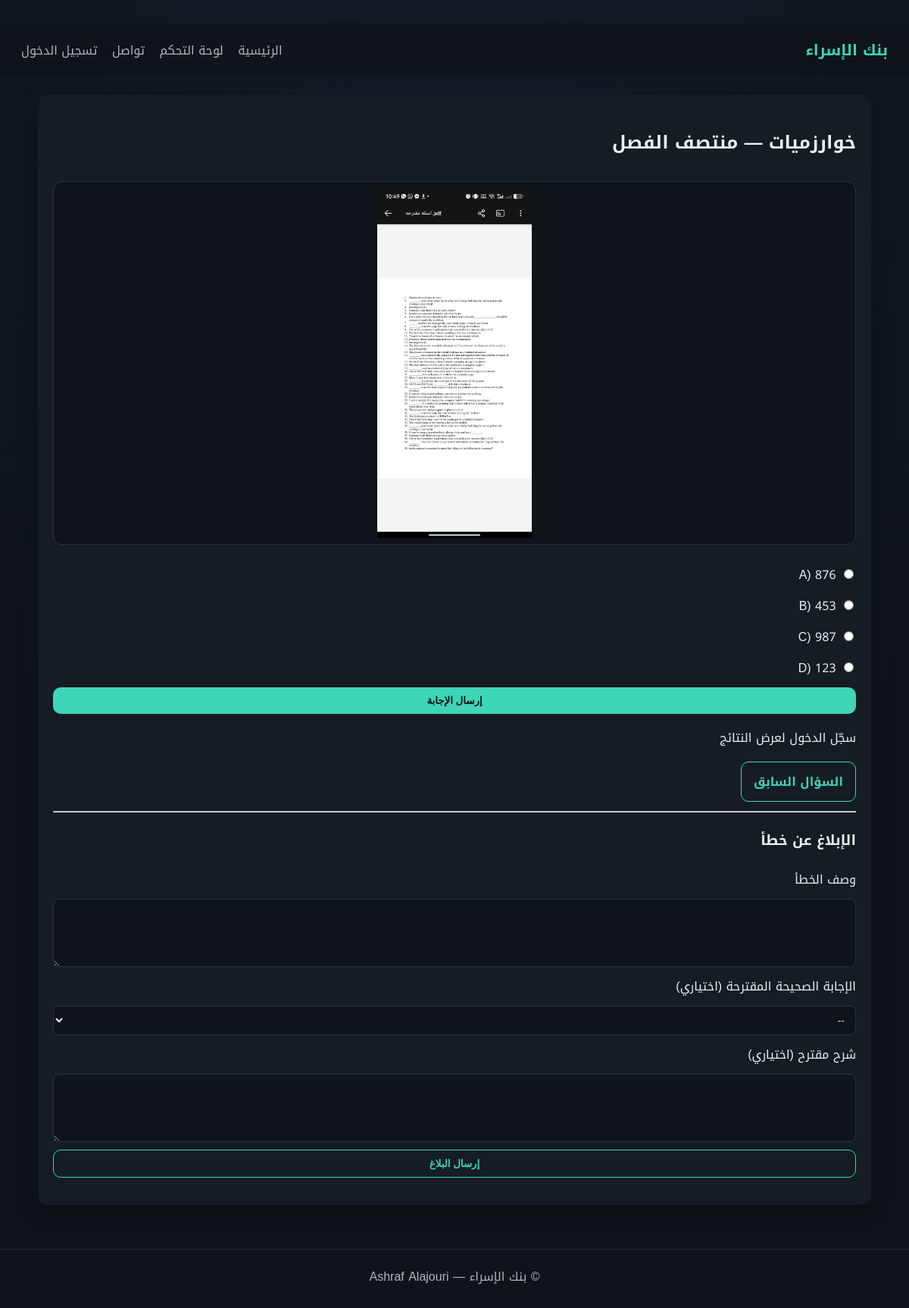
The app's page /questions/2 with its own data.
### tables this page shows
CREATE TABLE subjects (
            id INTEGER PRIMARY KEY AUTOINCREMENT,
            name TEXT UNIQUE NOT NULL,
            created_at TEXT NOT NULL
        );

CREATE TABLE questions (
            id INTEGER PRIMARY KEY AUTOINCREMENT,
            subject_id INTEGER NOT NULL,
            exam_type TEXT NOT NULL CHECK (exam_type IN ('mid','final')),
            question_text TEXT NOT NULL,
            choice_a TEXT NOT NULL,
            choice_b TEXT NOT NULL,
            choice_c TEXT NOT NULL,
            choice_d TEXT NOT NULL,
            correct_choice TEXT NOT NULL CHECK (correct_choice IN ('A','B','C','D')),
            explanation TEXT,
            created_at TEXT NOT NULL,
            updated_at TEXT NOT NULL, image_path TEXT, source TEXT,
            FOREIGN KEY(subject_id) REFERENCES subjects(id) ON DELETE CASCADE
        );

### app.py (the view)
@app.get("/questions/{question_id}", response_class=HTMLResponse)
def question_view(request: Request, question_id: int):
    user = get_current_user(request)
    conn = get_db()
    q = conn.execute(
        "SELECT q.*, s.name AS subject_name FROM questions q JOIN subjects s ON s.id = q.subject_id WHERE q.id = ?",
        (question_id,),
    ).fetchone()
    prev_q = None
    next_q = None
    if q:
        prev_q = conn.execute(
            "SELECT id FROM questions WHERE subject_id = ? AND exam_type = ? AND id < ? ORDER BY id DESC LIMIT 1",
            (q["subject_id"], q["exam_type"], q["id"]),
        ).fetchone()
        next_q = conn.execute(
            "SELECT id FROM questions WHERE subject_id = ? AND exam_type = ? AND id > ? ORDER BY id ASC LIMIT 1",
            (q["subject_id"], q["exam_type"], q["id"]),
        ).fetchone()
    conn.close()
    if not q:
        return RedirectResponse(url="/", status_code=303)
    return templates.TemplateResponse(
        "question.html",
        {"request": request, "user": user, "q": q, "prev_id": prev_q["id"] if prev_q else None, "next_id": next_q["id"] if next_q else None, "flash": request.session.pop("flash", None)},
    )

### templates/question.html (shortened to what this page needs)
﻿{% set title = "سؤال" %}
{% extends "base.html" %}
{% block content %}
<section class="card">
  <h2>
    {{ q.subject_name }} —
    {% if q.exam_type == 'mid' %}منتصف الفصل{% elif q.exam_type == 'final' %}نهائي{% else %}كلاهما{% endif %}
  </h2>
  {% if q.image_path %}
    <img class="question-image" src="/static/{{ q.image_path }}" alt="صورة السؤال" />
  {% endif %}
  <form method="post" action="/questions/{{ q.id }}/answer" class="choices">
    <label><input type="radio" name="choice" value="A" required /> A) {{ q.choice_a }}</label>
    <label><input type="radio" name="choice" value="B" /> B) {{ q.choice_b }}</label>
    <label><input type="radio" name="choice" value="C" /> C) {{ q.choice_c }}</label>
    <label><input type="radio" name="choice" value="D" /> D) {{ q.choice_d }}</label>
    <button class="btn" type="submit">إرسال الإجابة</button>
  </form>
  {% if user %}
  <a class="link" href="/questions/{{ q.id }}/result">عرض آخر نتيجة</a>
  {% else %}
  <p class="muted">سجّل الدخول لعرض النتائج</p>
  {% endif %}
  <div class="nav-links">
    {% if prev_id %}
      <a class="btn ghost" href="/questions/{{ prev_id }}">السؤال السابق</a>
    {% endif %}
  </div>
  <hr />
  <h3>الإبلاغ عن خطأ</h3>
  <form method="post" action="/questions/{{ q.id }}/report" class="form">
    <label>وصف الخطأ</label>
    <textarea name="report_text" required></textarea>
    <label>الإجابة الصحيحة المقترحة (اختياري)</label>
    <select name="proposed_correct_choice">
      <option value="">--</option>
    </select>
    <label>شرح مقترح (اختياري)</label>
    <textarea name="proposed_explanation"></textarea>
    <button class="btn ghost" type="submit">إرسال البلاغ</button>
  </form>
</section>
{% endblock %}

### static/style.css (style rules this page uses)
* { box-sizing: border-box; }
body { margin: 0; font-family: "Tajawal", "Cairo", "Noto Kufi Arabic", sans-serif; background: radial-gradient(circle at top, #111a24, #0f141a 60%); color: var(--text); min-height: 100vh; display: flex; flex-direction: column; }
a { color: var(--text); text-decoration: none; }
.card { background: var(--panel); border-radius: 14px; padding: 20px; margin-bottom: 18px; box-shadow: 0 8px 24px rgba(0,0,0,0.25); }
.btn { background: var(--accent); color: #0b1015; padding: 10px 16px; border: none; border-radius: 10px; cursor: pointer; font-weight: 600; }
.btn.ghost { background: transparent; border: 1px solid var(--accent); color: var(--accent); }
.form { display: grid; gap: 10px; }
input, select, textarea { background: #0f141a; color: var(--text); border: 1px solid #273341; border-radius: 8px; padding: 10px; }
textarea { min-height: 90px; resize: vertical; }
.question-image { width: 100%; max-height: 480px; object-fit: contain; border-radius: 12px; background: #0f141a; padding: 8px; margin: 8px 0 12px; border: 1px solid #273341; cursor: zoom-in; }
.choices { display: grid; gap: 10px; margin: 12px 0; }
.nav-links { display: flex; gap: 10px; flex-wrap: wrap; margin: 12px 0; }

### records on screen
subjects: subject_name "خوارزميات"
questions: image_path (picture), choice_a "876", choice_b "453", choice_c "987", choice_d "123"
